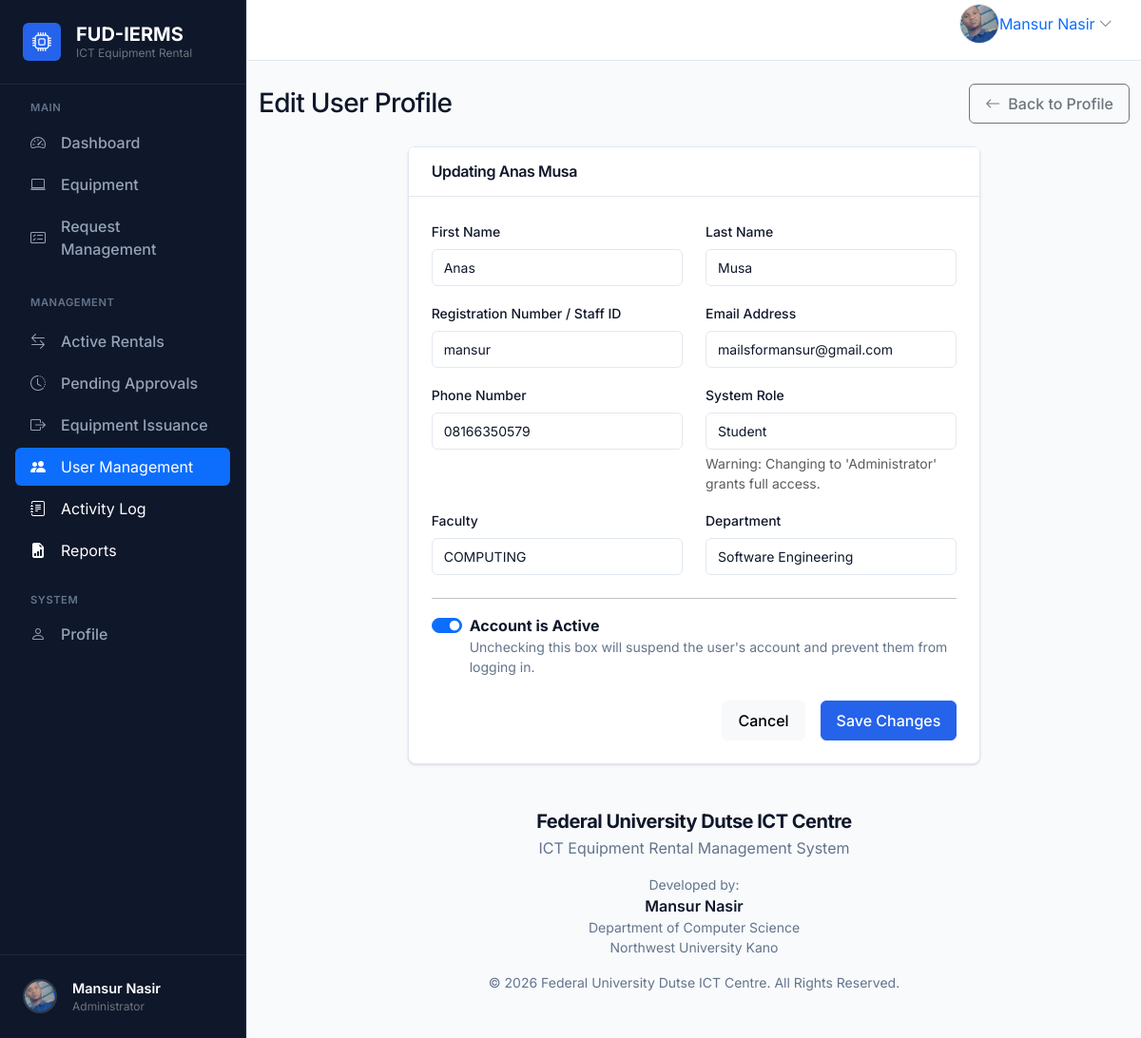
/accounts/manage/users/16/edit/ (signed in), run on the app's committed database.
### accounts/models.py (models this page shows, shortened)
class User(AbstractUser):
    objects = CustomUserManager()
    class Role(models.TextChoices):
        ADMIN = "ADMIN", "Admin"
        STUDENT = "STUDENT", "Student"
        STAFF = "STAFF", "Staff"
    role = models.CharField(
        max_length=20,
        choices=Role.choices,
        default=Role.STUDENT,
        db_index=True,
    )
    phone = models.CharField(max_length=20, blank=True, db_index=True)
    faculty = models.CharField(max_length=255, blank=True)
    department = models.CharField(max_length=255, blank=True)
    profile_image = models.ImageField(
        upload_to="profile_images/",
        blank=True,
        null=True,
    )
    created_at = models.DateTimeField(auto_now_add=True)
    updated_at = models.DateTimeField(auto_now=True)
    class Meta:
        verbose_name = "User"
        verbose_name_plural = "Users"
        ordering = ["-created_at"]
        indexes = [
            models.Index(fields=["role"]),
        ]

### accounts/views_management.py (the view, shortened to what this page needs)
# urls.py: path("manage/users/<int:pk>/edit/", views_management.UserManagementUpdateView.as_view(), name="manage_user_edit"),
class UserManagementUpdateView(AdminRequiredMixin, UpdateView):
    model = User
    form_class = UserManagementUpdateForm
    template_name = "accounts/management/user_form.html"
    context_object_name = "user_obj"

### templates/accounts/management/user_form.html (shortened to what this page needs)
{% extends "base.html" %}
{% block content %}
<div class="d-flex justify-content-between align-items-center mb-4">
    <h1 class="h3 mb-0 text-gray-800">Edit User Profile</h1>
    <div>
        <a href="{% url 'accounts:manage_user_detail' user_obj.pk %}" class="btn btn-outline-secondary">
            <i class="bi bi-arrow-left me-2"></i>Back to Profile
        </a>
    </div>
</div>
<div class="row justify-content-center">
    <div class="col-lg-8">
        <div class="card shadow-sm">
            <div class="card-header bg-white py-3">
                <h6 class="m-0 font-weight-bold">Updating {{ user_obj.get_full_name|default:user_obj.username }}</h6>
            </div>
            <div class="card-body p-4">
                <form method="post" novalidate>
                    <div class="row mb-3">
                        <div class="col-md-6 mb-3 mb-md-0">
                            <label for="{{ form.first_name.id_for_label }}" class="form-label">First Name</label>
                            {{ form.first_name }}
                        </div>
                        <div class="col-md-6">
                            <label for="{{ form.last_name.id_for_label }}" class="form-label">Last Name</label>
                            {{ form.last_name }}
                        </div>
                    </div>
                    <div class="row mb-3">
                        <div class="col-md-6 mb-3 mb-md-0">
                            <label for="{{ form.username.id_for_label }}" class="form-label">Registration Number / Staff ID</label>
                            {{ form.username }}
                        </div>
                        <div class="col-md-6">
                            <label for="{{ form.email.id_for_label }}" class="form-label">Email Address</label>
                            {{ form.email }}
                        </div>
                    </div>
                    <div class="row mb-3">
                        <div class="col-md-6 mb-3 mb-md-0">
                            <label for="{{ form.phone.id_for_label }}" class="form-label">Phone Number</label>
                            {{ form.phone }}
                        </div>
                        <div class="col-md-6">
                            <label for="{{ form.role.id_for_label }}" class="form-label">System Role</label>
                            {{ form.role }}
                            <div class="form-text">Warning: Changing to 'Administrator' grants full access.</div>
                        </div>
                    </div>
                    <div class="row mb-4">
                        <div class="col-md-6 mb-3 mb-md-0">
                            <label for="{{ form.faculty.id_for_label }}" class="form-label">Faculty</label>
                            {{ form.faculty }}
                        </div>
                        <div class="col-md-6">
                            <label for="{{ form.department.id_for_label }}" class="form-label">Department</label>
                            {{ form.department }}
                        </div>
                    </div>
                    <hr>
                    <div class="mb-4">
                        <div class="form-check form-switch">
                            {{ form.is_active }}
                            <label class="form-check-label" for="{{ form.is_active.id_for_label }}">
                                <strong>Account is Active</strong>
                                <span class="d-block text-muted small">Unchecking this box will suspend the user's account and prevent them from logging in.</span>
                            </label>
                        </div>
                    </div>
                    <div class="d-grid gap-2 d-md-flex justify-content-md-end mt-4">
                        <a href="{% url 'accounts:manage_user_detail' user_obj.pk %}" class="btn btn-light me-md-2">Cancel</a>
                        <button type="submit" class="btn btn-primary">Save Changes</button>
                    </div>
                </form>
            </div>
        </div>
    </div>
</div>
{% endblock %}

### templates/base.html (shortened to what this page needs)
{% load static %}
<!doctype html>
<html lang="en">
  <head>
    <link
      href="https://cdn.jsdelivr.net/npm/bootstrap@5.3.3/dist/css/bootstrap.min.css"
      rel="stylesheet"
    />
    <link rel="stylesheet" href="https://cdn.jsdelivr.net/npm/bootstrap-icons@1.11.3/font/bootstrap-icons.min.css">
  </head>
  <body>
    <div class="app-shell">
      <aside class="app-sidebar collapse d-lg-block" id="sidebarCollapse">
        {% include "partials/sidebar.html" %}
      </aside>
      <div class="app-main">
        <header class="app-topbar">
          <div class="container-fluid px-3 px-lg-4">
            <div class="topbar-row d-flex align-items-center justify-content-between gap-3">
              <div class="d-flex align-items-center gap-3">
                {% if user.is_authenticated %}
                  <div class="dropdown profile-menu" data-bs-auto-close="true">
                    <a
                      class="profile-toggle d-flex align-items-center text-decoration-none rounded"
                      href="#"
                      id="profileDropdown"
                      role="button"
                      data-bs-toggle="dropdown"
                      aria-expanded="false"
                      aria-label="User menu"
                    >
                      {% if user.profile_image %}
                        <img
                          src="{{ user.profile_image.url }}"
                          alt="{{ user.username }}"
                          class="avatar-img profile-avatar"
                        >
                      {% else %}
                        <div class="avatar-placeholder profile-avatar-placeholder">
                          {{ user.username|slice:":1"|upper }}
                        </div>
                      {% endif %}
                      <span class="profile-name profile-name-full d-none d-md-inline text-nowrap text-truncate" title="{{ user.get_full_name|default:user.username }}">
                        {{ user.get_full_name|default:user.username }}
                      </span>
                      <i class="bi bi-chevron-down ms-1 text-muted profile-chevron" aria-hidden="true"></i>
                    </a>
                  </div>
                {% else %}
                  <a class="btn btn-light" href="{% url 'accounts:login' %}"><i class="bi bi-box-arrow-in-right me-2"></i>Login</a>
                  <a class="btn btn-primary" href="{% url 'accounts:register' %}">Create Account</a>
                {% endif %}
              </div>
            </div>
          </div>
        </header>
        <main class="app-content">
          <div class="container py-4">
        {% block content %}{% endblock content %}
        <footer class="py-4 mt-auto">
          <div class="container text-center">
            <h5 class="fw-bold mb-1">{{ organization_name }}</h5>
            <p class="text-muted mb-3">{{ system_name }}</p>
            <div class="mb-3">
              <p class="mb-0 text-muted small">Developed by:</p>
              <p class="mb-0 fw-semibold">Mansur Nasir</p>
              <p class="mb-0 small text-muted">Department of Computer Science</p>
              <p class="mb-0 small text-muted">Northwest University Kano</p>
            </div>
            <p class="text-muted small mb-0">{{ copyright_text }}. All Rights Reserved.</p>
          </div>
        </footer>
      </div>
    </main>
  </body>
</html>

### templates/partials/sidebar.html (shortened to what this page needs)
{% load static %}
{% with current_path=request.path %}
<div class="d-flex flex-column h-100 bg-sidebar" style="background-color: var(--sidebar-bg); border-right: 1px solid #1e293b;">
  <div class="p-4 border-bottom border-secondary d-none d-lg-block" style="border-color: #1e293b !important;">
    <a class="d-flex align-items-center gap-3 text-white text-decoration-none" href="{% url 'home' %}">
      <div class="d-flex align-items-center justify-content-center rounded" style="width: 40px; height: 40px; background-color: var(--primary);">
        <i class="bi bi-cpu text-white fs-5"></i>
      </div>
      <div class="d-flex flex-column">
        <span class="fw-bold fs-5 lh-1 mb-1">FUD-IERMS</span>
        <span class="text-secondary small lh-1" style="font-size: 0.75rem;">ICT Equipment Rental</span>
      </div>
    </a>
  </div>
  <div class="flex-grow-1 overflow-auto py-3">
    <div class="px-3">
      <div class="text-uppercase text-secondary fw-semibold mb-2 px-3" style="font-size: 0.7rem; letter-spacing: 0.05em; color: #64748B !important;">Main</div>
      <nav class="nav flex-column gap-1">
        {% if user.is_authenticated %}
          <a class="nav-link px-3 py-2 rounded d-flex align-items-center gap-3 text-white {% if 'admin-dashboard' in current_path or 'student-dashboard' in current_path or 'staff-dashboard' in current_path %}active bg-primary{% endif %}"
             href="{% url 'accounts:dashboard' %}"
             style="{% if 'admin-dashboard' not in current_path and 'student-dashboard' not in current_path and 'staff-dashboard' not in current_path %}color: #94A3B8 !important;{% endif %} font-weight: 500;">
            <i class="bi bi-speedometer2"></i>
            <span>Dashboard</span>
          </a>
        {% endif %}
        <a class="nav-link px-3 py-2 rounded d-flex align-items-center gap-3 text-white {% if 'equipment' in current_path %}active bg-primary{% endif %}"
           href="{% url 'equipment:list' %}"
           style="{% if 'equipment' not in current_path %}color: #94A3B8 !important;{% endif %} font-weight: 500;">
          <i class="bi bi-laptop"></i>
          <span>Equipment</span>
        </a>
        {% if user.is_authenticated %}
          {% if user.role|upper == 'ADMIN' %}
            <a class="nav-link px-3 py-2 rounded d-flex align-items-center gap-3 text-white {% if 'admin_request_management' in current_path %}active bg-primary{% endif %}"
               href="{% url 'rentals:admin_request_management' %}"
               style="{% if 'rentals' not in current_path or 'pending' in current_path %}color: #94A3B8 !important;{% endif %} font-weight: 500;">
              <i class="bi bi-card-checklist"></i>
              <span>Request Management</span>
            </a>
            <div class="mt-4 mb-2 text-uppercase text-secondary fw-semibold px-3" style="font-size: 0.7rem; letter-spacing: 0.05em; color: #64748B !important;">Management</div>
            <a class="nav-link px-3 py-2 rounded d-flex align-items-center gap-3 text-white {% if 'rentals/active/' in current_path or 'active_rentals' in current_path %}active bg-primary{% endif %}"
               href="{% url 'rentals:active_rentals' %}"
               style="{% if 'rentals/active/' not in current_path and 'active_rentals' not in current_path %}color: #94A3B8 !important;{% endif %} font-weight: 500;">
              <i class="bi bi-arrow-left-right"></i>
              <span>Active Rentals</span>
            </a>
            <a class="nav-link px-3 py-2 rounded d-flex align-items-center gap-3 text-white {% if 'rentals/pending' in current_path %}active bg-primary{% endif %}"
               href="{% url 'rentals:pending_list' %}"
               style="{% if 'rentals/pending' not in current_path %}color: #94A3B8 !important;{% endif %} font-weight: 500;">
              <i class="bi bi-clock-history"></i>
              <span>Pending Approvals</span>
            </a>
            <a class="nav-link px-3 py-2 rounded d-flex align-items-center gap-3 text-white {% if 'rentals/issuance' in current_path %}active bg-primary{% endif %}"
               href="{% url 'rentals:issuance_list' %}"
               style="{% if 'rentals/issuance' not in current_path %}color: #94A3B8 !important;{% endif %} font-weight: 500;">
              <i class="bi bi-box-arrow-right"></i>
              <span>Equipment Issuance</span>
            </a>
            <a class="nav-link px-3 py-2 rounded d-flex align-items-center gap-3 text-white {% if request.resolver_match.app_name == 'accounts' and request.resolver_match.url_name != 'dashboard' %}active bg-primary{% endif %}" href="{% url 'accounts:manage_user_list' %}">
                <i class="bi bi-people-fill"></i> <span>User Management</span>
            </a>
            <a class="nav-link px-3 py-2 rounded d-flex align-items-center gap-3 text-white {% if request.resolver_match.app_name == 'activitylog' %}active bg-primary{% endif %}" href="{% url 'activitylog:log_list' %}">
                <i class="bi bi-journal-text"></i> <span>Activity Log</span>
            </a>
            <a class="nav-link px-3 py-2 rounded d-flex align-items-center gap-3 text-white {% if request.resolver_match.app_name == 'reports' %}active bg-primary{% endif %}" href="{% url 'reports:index' %}">
                <i class="bi bi-file-earmark-bar-graph-fill"></i> <span>Reports</span>
            </a>
          {% endif %}
        {% endif %}
      </nav>
      {% if user.is_authenticated %}
      <div class="mt-4 mb-2 text-uppercase text-secondary fw-semibold px-3" style="font-size: 0.7rem; letter-spacing: 0.05em; color: #64748B !important;">System</div>
      <nav class="nav flex-column gap-1">
        <a class="nav-link px-3 py-2 rounded d-flex align-items-center gap-3 text-white {% if 'profile' in current_path %}active bg-primary{% endif %}"
           href="{% url 'accounts:profile' %}"
           style="{% if 'profile' not in current_path %}color: #94A3B8 !important;{% endif %} font-weight: 500;">
          <i class="bi bi-person"></i>
          <span>Profile</span>
        </a>
      </nav>
      {% endif %}
    </div>
  </div>
  <div class="p-3 border-top border-secondary mt-auto" style="border-color: #1e293b !important;">
    {% if user.is_authenticated %}
      <a href="{% url 'accounts:profile' %}" class="d-flex align-items-center gap-3 text-decoration-none px-2 py-2 rounded hover-bg" style="color: #94A3B8;">
        {% if user.profile_image %}
          <img src="{{ user.profile_image.url }}" alt="{{ user.username }}" class="rounded-circle" style="width: 36px; height: 36px; object-fit: cover; border: 2px solid rgba(255,255,255,0.15);">
        {% else %}
          <div class="d-flex align-items-center justify-content-center rounded-circle fw-bold" style="width: 36px; height: 36px; font-size: 0.875rem; background-color: var(--primary); color: #fff; border: 2px solid rgba(255,255,255,0.15);">
            {{ user.username|slice:":1"|upper }}
          </div>
        {% endif %}
        <div class="d-flex flex-column overflow-hidden">
          <span class="text-white fw-semibold text-truncate" style="max-width: 150px; font-size: 0.9rem;">{{ user.get_full_name|default:user.username }}</span>
          <span class="text-secondary small text-truncate" style="font-size: 0.75rem; max-width: 150px;">{% if user.is_superuser %}Administrator{% else %}{{ user.get_role_display }}{% endif %}</span>
        </div>
      </a>
    {% else %}
      <div class="d-grid gap-2">
        <a class="btn btn-outline-light btn-sm" href="{% url 'accounts:login' %}">Login</a>
        <a class="btn btn-primary btn-sm" href="{% url 'accounts:register' %}">Register</a>
      </div>
    {% endif %}
  </div>
</div>
{% endwith %}

### data on the page
User: profile_image (picture), get_full_name "Mansur Nasir"
User: get_full_name "Anas Musa", first_name "Anas", last_name "Musa", username "mansur", email "mailsformansur@gmail.com", phone "08166350579", role "Student", faculty "COMPUTING", department "Software Engineering", is_active "☑"

### other printed values
{{ organization_name }} "Federal University Dutse ICT Centre"
{{ system_name }} "ICT Equipment Rental Management System"
{{ copyright_text }} "© 2026 Federal University Dutse ICT Centre"
